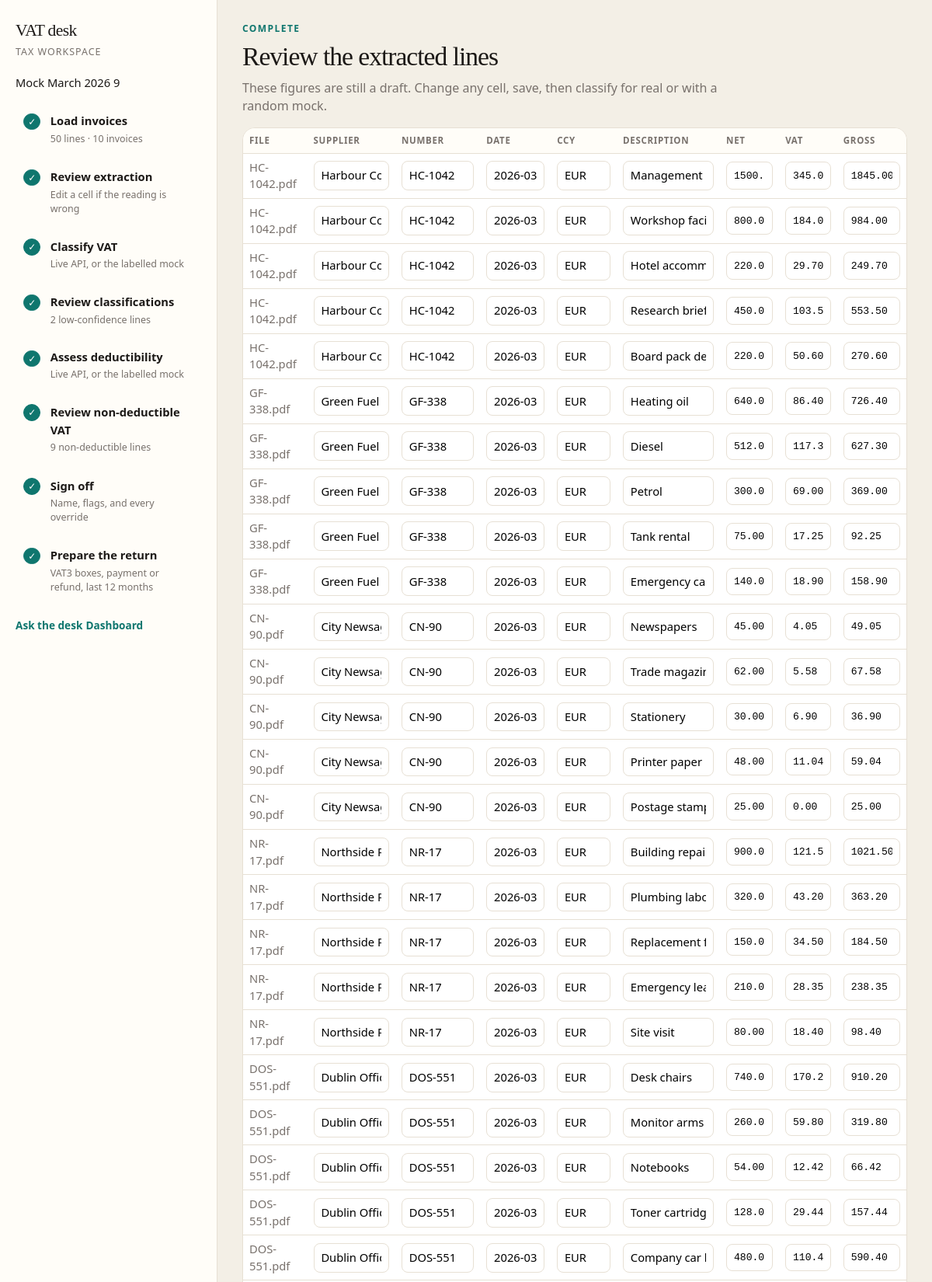
Page /batches/9/ (upper part) on the committed database.
### items/models.py (models this page shows, shortened)
class Batch(models.Model):
    EXTRACTED = "extracted"
    EXTRACTION_ACCEPTED = "extraction_accepted"
    CLASSIFIED = "classified"
    DEDUCTIBILITY = "deductibility"
    DEDUCTION_ACCEPTED = "deduction_accepted"
    RETURN_READY = "return_ready"
    STATUS_CHOICES = [
        (EXTRACTED, "Review extraction"),
        (EXTRACTION_ACCEPTED, "Classifying"),
        (CLASSIFIED, "Review VAT"),
        (DEDUCTIBILITY, "Review deductibility"),
        (DEDUCTION_ACCEPTED, "Sign off"),
        (RETURN_READY, "VAT return"),
    ]
    created = models.DateTimeField(auto_now_add=True)
    status = models.CharField(max_length=32, choices=STATUS_CHOICES, default=EXTRACTED)
    period_label = models.CharField(max_length=64, blank=True)
    class Meta:
        ordering = ["-created"]

class InvoiceLine(models.Model):
    invoice = models.ForeignKey(Invoice, related_name="lines", on_delete=models.CASCADE)
    supplier = models.CharField(max_length=255, blank=True)
    extracted_supplier = models.CharField(max_length=255, blank=True)
    invoice_number = models.CharField(max_length=64, blank=True)
    extracted_invoice_number = models.CharField(max_length=64, blank=True)
    invoice_date = models.CharField(max_length=32, blank=True)
    extracted_invoice_date = models.CharField(max_length=32, blank=True)
    currency = models.CharField(max_length=8, blank=True)
    extracted_currency = models.CharField(max_length=8, blank=True)
    description = models.TextField(blank=True)
    extracted_description = models.TextField(blank=True)
    net_amount = models.CharField(max_length=32, blank=True)
    extracted_net_amount = models.CharField(max_length=32, blank=True)
    vat_amount = models.CharField(max_length=32, blank=True)
    extracted_vat_amount = models.CharField(max_length=32, blank=True)
    gross_amount = models.CharField(max_length=32, blank=True)
    extracted_gross_amount = models.CharField(max_length=32, blank=True)
    category = models.CharField(max_length=32, blank=True)
    rate = models.CharField(max_length=32, blank=True)
    confidence = models.FloatField(null=True, blank=True)
    reason = models.TextField(blank=True)
    classification_error = models.TextField(blank=True)
    supply = models.CharField(max_length=16, blank=True)
    nature = models.CharField(max_length=16, blank=True)
    place_of_supply = models.CharField(max_length=16, blank=True)
    who_accounts = models.CharField(max_length=16, blank=True)
    classification_chain = models.JSONField(default=list, blank=True)
    model_category = models.CharField(max_length=32, blank=True)
    model_supply = models.CharField(max_length=16, blank=True)
    model_nature = models.CharField(max_length=16, blank=True)
    model_place = models.CharField(max_length=16, blank=True)
    model_who = models.CharField(max_length=16, blank=True)
    deductible = models.CharField(max_length=16, blank=True)
    deductible_percent = models.CharField(max_length=16, blank=True)
    deductible_vat = models.CharField(max_length=32, blank=True)
    blocked_reason = models.CharField(max_length=32, blank=True)
    deductibility_chain = models.JSONField(default=list, blank=True)
    deductibility_confidence = models.FloatField(null=True, blank=True)
    deductibility_reason = models.TextField(blank=True)
    deductibility_error = models.TextField(blank=True)
    model_deductible = models.CharField(max_length=16, blank=True)
    model_blocked = models.CharField(max_length=32, blank=True)
    model_percent = models.CharField(max_length=16, blank=True)
    class Meta:
        ordering = ["invoice_id", "id"]
    @property
    def low_confidence(self):
        if self.classification_error:
            return True
        if self.confidence is None:
            return False
        return self.confidence < float(settings.VAT_LOW_CONFIDENCE)

class Invoice(models.Model):
    batch = models.ForeignKey(Batch, related_name="invoices", on_delete=models.CASCADE)
    file = models.FileField(upload_to="invoices/", blank=True)
    original_name = models.CharField(max_length=255)
    raw_response = models.JSONField(default=dict, blank=True)
    error = models.TextField(blank=True)
    read_source = models.CharField(max_length=32, blank=True)

### items/views.py (the view)
# urls.py: path("batches/<int:pk>/", views.batch_detail, name="batch_detail"),
def batch_detail(request, pk):
    batch = get_object_or_404(Batch, pk=pk)
    lines = _lines(batch)
    blocked = _extraction_blocked(batch, lines)
    if request.method == "POST" and batch.status == Batch.EXTRACTED:
        formset = LineFormSet(request.POST, queryset=lines)
        action = request.POST.get("action")
        if formset.is_valid():
            _save_line_edits(batch, formset, "edited")
            if action in ("accept", "mock_vat") and not _extraction_blocked(batch, _lines(batch)):
                AuditEvent.objects.create(
                    batch=batch,
                    kind="extraction_accepted",
                    payload={"mock": action == "mock_vat"},
                )
                batch.status = Batch.EXTRACTION_ACCEPTED
                batch.save(update_fields=["status"])
                try:
                    run_step(batch.id, "classify", mock=action == "mock_vat")
                except ClientError as exc:
                    batch.status = Batch.EXTRACTED
                    batch.save(update_fields=["status"])
                    messages.error(request, str(exc))
                    return redirect("batch_detail", pk=batch.pk)
                return redirect("batch_vat", pk=batch.pk)
            return redirect("batch_detail", pk=batch.pk)
    else:
        formset = LineFormSet(queryset=lines)
    return render(
        request,
        "items/batch.html",
        {"batch": batch, "formset": formset, "blocked": blocked, "plan": workspace_plan(batch)},
    )

### items/plan.py (called while the page is built, shortened)
def _progress(status):
    if status == "return_ready":
        return set(STEPS), None

def _load_detail(batch, counts):
    if batch is None:
        return "Upload PDFs, or start from 50 mock lines"
    return f"{counts['lines']} lines · {counts['invoices']} invoices"

def _vat_detail(batch, counts):
    if batch is None or batch.status not in ("classified", "deductibility", "deduction_accepted", "return_ready"):
        return "Chain of supply, place, and rate"
    if counts["low"]:
        return f"{counts['low']} low-confidence lines"
    return "Every line is above the threshold"

def _deduct_detail(batch, counts):
    if batch is None or batch.status not in ("deductibility", "deduction_accepted", "return_ready"):
        return "Blocked inputs stay out of T2"
    blocked = InvoiceLine.objects.filter(invoice__batch=batch, deductible="none").count()
    if blocked:
        return f"{blocked} non-deductible lines"
    return "Nothing blocked"

def _href(batch, key, done, current):
    if batch is None or (key not in done and key != current):
        return ""
    if key == "load":
        return reverse("batch_list")
    if key in ("review", "classify"):
        return reverse("batch_detail", args=[batch.pk])
    if key == "vat" and batch.status in ("classified", "deductibility", "deduction_accepted", "return_ready"):
        return reverse("batch_vat", args=[batch.pk])
    if key == "deduct_review" and batch.status in ("deductibility", "deduction_accepted", "return_ready"):
        return reverse("batch_deduct", args=[batch.pk])
    if key == "signoff" and batch.status in ("deduction_accepted", "return_ready"):
        return reverse("batch_signoff", args=[batch.pk])
    if key == "return" and batch.status == "return_ready":
        return reverse("batch_return", args=[batch.pk])
    return ""

### items/views.py (called while the page is built)
def _lines(batch):
    return InvoiceLine.objects.filter(invoice__batch=batch).select_related("invoice")

def _extraction_blocked(batch, lines):
    return batch.invoices.exclude(error="").exists() or not lines.exists()

### items/templates/items/batch.html (shortened to what this page needs)
{% extends "items/base.html" %}
{% block heading %}Review the extracted lines{% endblock %}
{% block body %}
  <p class="lede">These figures are still a draft. Change any cell, save, then classify for real or with a random mock.</p>
  <form method="post" data-step="classify">
    <div class="table-wrap">
      <table>
        <thead>
          <tr>
            <th>File</th><th>Supplier</th><th>Number</th><th>Date</th><th>Ccy</th>
            <th>Description</th><th>Net</th><th>VAT</th><th>Gross</th>
          </tr>
        </thead>
        <tbody>
          {% for form in formset %}
          <tr>
            <td>{{ form.id }}<span class="muted">{{ form.instance.invoice.original_name }}</span></td>
            <td>{{ form.supplier }}</td>
            <td>{{ form.invoice_number }}</td>
            <td>{{ form.invoice_date }}</td>
            <td>{{ form.currency }}</td>
            <td>{{ form.description }}</td>
            <td class="num">{{ form.net_amount }}</td>
            <td class="num">{{ form.vat_amount }}</td>
            <td class="num">{{ form.gross_amount }}</td>
          </tr>
          {% endfor %}
        </tbody>
      </table>
    </div>
  </form>
{% endblock %}

### items/templates/items/base.html (shortened to what this page needs)
<!DOCTYPE html>
<html lang="en">
<head>
</head>
<body>
  <div class="shell">
    <aside class="plan">
      <div class="brand"><a href="{% url 'batch_list' %}">VAT desk</a></div>
      <p class="eyebrow">Tax workspace</p>
      {% if batch %}<p class="batch-name">{{ batch.period_label|default:"Batch" }} {{ batch.pk }}</p>{% endif %}
      <ol class="steps">
        {% for step in plan.steps %}
        <li class="step {{ step.state }}">
          <span class="mark">{% if step.state == "done" %}✓{% elif step.state == "current" %}●{% else %}○{% endif %}</span>
          <div>
            {% if step.href %}<a class="step-title" href="{{ step.href }}">{{ step.title }}</a>{% else %}<div class="step-title">{{ step.title }}</div>{% endif %}
            <div class="step-detail">{{ step.detail }}</div>
          </div>
        </li>
        {% endfor %}
      </ol>
      {% if batch %}<a class="dash-link" href="{% url 'batch_desk' batch.pk %}">Ask the desk</a>{% endif %}
      <a class="dash-link" href="{% url 'dashboard' %}">Dashboard</a>
    </aside>
    <main>
      <p class="kicker">{{ plan.kicker }}</p>
      <h1>{% block heading %}{{ plan.current_title }}{% endblock %}</h1>
      {% block body %}{% endblock %}
    </main>
  </div>
</body>
</html>

### items/templates/items/base.html (style rules this page uses)
:root { color-scheme: light; --bg: #f3efe6; --ink: #1c1917; --muted: #78716c; --line: #e7e0d4; --card: #fffcf7; --teal: #0f766e; --teal-soft: #ccfbf1; --amber: #fef3c7; --amber-ink: #92400e; --danger: #b91c1c; }
* { box-sizing: border-box; }
body { margin: 0; min-height: 100vh; background: var(--bg); color: var(--ink); font-family: "Avenir Next", "Segoe UI", sans-serif; line-height: 1.45; }
a { color: inherit; }
.shell { display: grid; grid-template-columns: 280px 1fr; min-height: 100vh; }
.plan { position: sticky; top: 0; height: 100vh; padding: 1.5rem 1.25rem; background: #fffdf8; border-right: 1px solid var(--line); overflow: auto; }
.brand { font-family: Palatino, "Iowan Old Style", Georgia, serif; font-size: 1.35rem; letter-spacing: -0.03em; }
.brand a { text-decoration: none; }
.eyebrow { margin: 0.2rem 0 1.2rem; color: var(--muted); font-size: 0.78rem; letter-spacing: 0.08em; text-transform: uppercase; }
.batch-name { margin: 0 0 1rem; font-size: 0.92rem; }
.steps { list-style: none; margin: 0; padding: 0; display: flex; flex-direction: column; gap: 0.35rem; }
.step { display: grid; grid-template-columns: 1.6rem 1fr; gap: 0.55rem; padding: 0.7rem 0.65rem; border-radius: 12px; }
.mark { width: 1.35rem; height: 1.35rem; border-radius: 999px; display: grid; place-items: center; font-size: 0.75rem; margin-top: 0.1rem; border: 1px solid var(--line); background: #fff; }
.step.done .mark { background: var(--teal); color: white; border-color: var(--teal); }
.step-title { font-weight: 600; font-size: 0.92rem; text-decoration: none; }
.step-detail { color: var(--muted); font-size: 0.78rem; margin-top: 0.15rem; }
main { padding: 1.75rem 2rem 3rem; max-width: 1180px; }
.kicker { margin: 0; color: var(--teal); font-size: 0.75rem; letter-spacing: 0.12em; text-transform: uppercase; font-weight: 700; }
h1 { font-family: Palatino, "Iowan Old Style", Georgia, serif; font-size: 2.1rem; font-weight: 500; letter-spacing: -0.03em; margin: 0.25rem 0; }
.lede { color: var(--muted); max-width: 40rem; margin-top: 0; }
input[type="text"], input[type="file"], select, textarea { font: inherit; width: 100%; padding: 0.45rem 0.55rem; border-radius: 8px; border: 1px solid var(--line); background: white; }
.table-wrap { max-height: calc(100vh - 240px); overflow: auto; border: 1px solid var(--line); border-radius: 16px; background: white; }
table { width: 100%; border-collapse: collapse; font-size: 0.92rem; }
th, td { text-align: left; vertical-align: middle; padding: 0.45rem 0.5rem; border-bottom: 1px solid var(--line); }
th { position: sticky; top: 0; background: #fffdf8; font-size: 0.72rem; letter-spacing: 0.06em; text-transform: uppercase; color: var(--muted); }
td input, td select { border-color: transparent; background: transparent; padding: 0.3rem 0.35rem; }
.num { font-variant-numeric: tabular-nums; font-family: ui-monospace, "SF Mono", monospace; font-size: 0.82rem; }
.muted { color: var(--muted); }
.dash-link { display: inline-block; margin-top: 1.2rem; color: var(--teal); font-size: 0.85rem; font-weight: 650; text-decoration: none; }

### rows in the picture
Batch: period_label "Mock March 2026", pk "9"
InvoiceLine: instance.invoice.original_name "HC-1042.pdf"
InvoiceLine: instance.invoice.original_name "HC-1042.pdf"
InvoiceLine: instance.invoice.original_name "HC-1042.pdf"
InvoiceLine: instance.invoice.original_name "HC-1042.pdf"
InvoiceLine: instance.invoice.original_name "HC-1042.pdf"
InvoiceLine: instance.invoice.original_name "GF-338.pdf"
InvoiceLine: instance.invoice.original_name "GF-338.pdf"
InvoiceLine: instance.invoice.original_name "GF-338.pdf"
InvoiceLine: instance.invoice.original_name "GF-338.pdf"
InvoiceLine: instance.invoice.original_name "GF-338.pdf"
InvoiceLine: instance.invoice.original_name "CN-90.pdf"
InvoiceLine: instance.invoice.original_name "CN-90.pdf"
InvoiceLine: instance.invoice.original_name "CN-90.pdf"
InvoiceLine: instance.invoice.original_name "CN-90.pdf"
InvoiceLine: instance.invoice.original_name "CN-90.pdf"
InvoiceLine: instance.invoice.original_name "NR-17.pdf"
InvoiceLine: instance.invoice.original_name "NR-17.pdf"
InvoiceLine: instance.invoice.original_name "NR-17.pdf"
InvoiceLine: instance.invoice.original_name "NR-17.pdf"
InvoiceLine: instance.invoice.original_name "NR-17.pdf"
InvoiceLine: instance.invoice.original_name "DOS-551.pdf"
InvoiceLine: instance.invoice.original_name "DOS-551.pdf"
InvoiceLine: instance.invoice.original_name "DOS-551.pdf"
InvoiceLine: instance.invoice.original_name "DOS-551.pdf"
InvoiceLine: instance.invoice.original_name "DOS-551.pdf"

### other values in the picture
{{ step.title }} "Load invoices" "Review extraction" "Classify VAT" "Review classifications" "Review non-deductible VAT" "Sign off" "Prepare the return"
{{ step.detail }} "50 lines · 10 invoices" "Edit a cell if the reading is wrong" "Live API, or the labelled mock" "2 low-confidence lines" "Live API, or the labelled mock" "9 non-deductible lines" "Name, flags, and every override" "VAT3 boxes, payment or refund, last 12 months"
{{ step.title }} "Assess deductibility"
{{ plan.kicker }} "COMPLETE"
